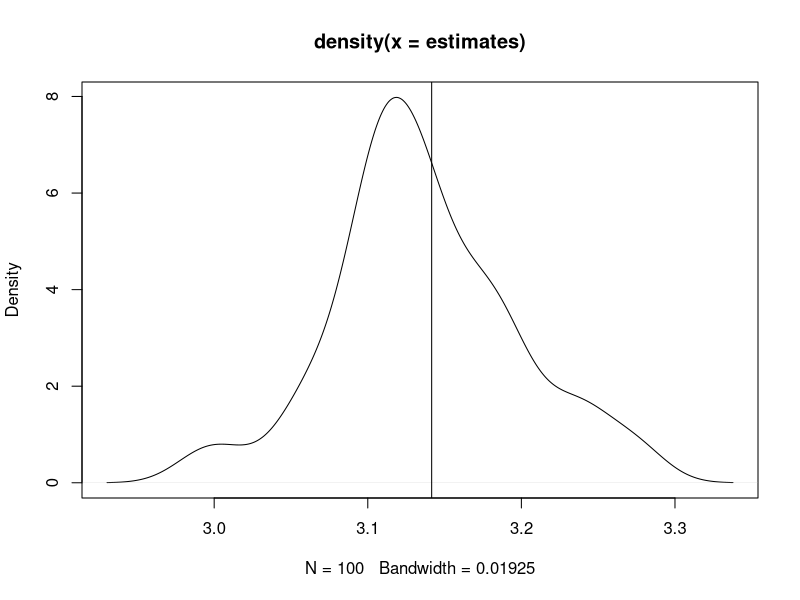

Source code (R):
rm(list = ls())
n <- 1000
reps <- 100
r <- 1

hits <- vector("logical", length = n) 
for(i in 1:n){
   hits[i] <- sqrt(sum(runif(2, -r, r)^2)) <= r
}
4 * mean(hits)

darts <- matrix(runif(2 * n, -r, r), ncol = 2)
hits <- apply(
  darts, 1, FUN = function(x, radius = r){
    sqrt(sum(x^2)) <= radius # hit circle?
  }
)
4 * mean(hits)

throw_dart <- function(radius){
  coordinates <- runif(2, min = -radius, max = radius)
  sqrt(sum(coordinates^2)) <= radius # hit circle?
}
hits <- replicate(n, expr = throw_dart(radius = r))
4 * mean(hits)

throw_darts <- function(radius, n_darts){
  coordinates <- matrix(
    runif(2 * n_darts, min = -radius, max = radius), ncol = 2
  )
  hits <- apply(
    coordinates, 1, function(x){sqrt(sum(x^2)) <= radius}
  )
  4 * mean(hits)
}
estimates <- replicate(reps, throw_darts(radius = r, n_darts = n))
summary(estimates)
# p = πr^2 / (2r)^2
# p = π / 4
# π = 4p

plot(density(estimates))
abline(v = pi)